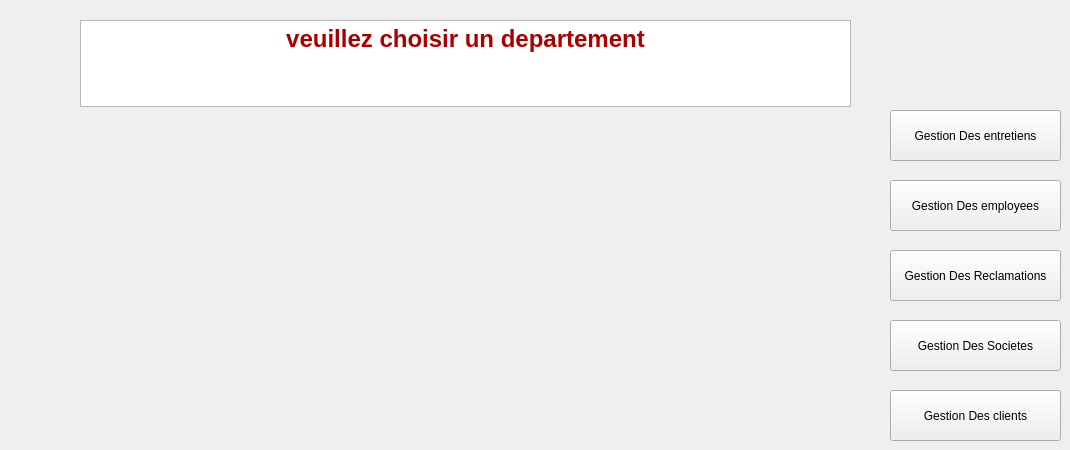
    <widget class="QWidget" name="page_4">
     <widget class="QPushButton" name="entr">
      <property name="geometry">
       <rect>
        <x>890</x>
        <y>110</y>
        <width>171</width>
        <height>51</height>
       </rect>
      </property>
      <property name="text">
       <string>Gestion Des entretiens</string>
      </property>
     </widget>
     <widget class="QPushButton" name="emp">
      <property name="geometry">
       <rect>
        <x>890</x>
        <y>180</y>
        <width>171</width>
        <height>51</height>
       </rect>
      </property>
      <property name="text">
       <string>Gestion Des employees</string>
      </property>
     </widget>
     <widget class="QPushButton" name="pushButton_8">
      <property name="geometry">
       <rect>
        <x>890</x>
        <y>250</y>
        <width>171</width>
        <height>51</height>
       </rect>
      </property>
      <property name="text">
       <string>Gestion Des Reclamations</string>
      </property>
     </widget>
     <widget class="QPushButton" name="pushButton_13">
      <property name="geometry">
       <rect>
        <x>890</x>
        <y>320</y>
        <width>171</width>
        <height>51</height>
       </rect>
      </property>
      <property name="text">
       <string>Gestion Des Societes</string>
      </property>
     </widget>
     <widget class="QPushButton" name="pushButton_32">
      <property name="geometry">
       <rect>
        <x>890</x>
        <y>390</y>
        <width>171</width>
        <height>51</height>
       </rect>
      </property>
      <property name="text">
       <string>Gestion Des clients</string>
      </property>
     </widget>
     <widget class="QTextEdit" name="textEdit_3">
      <property name="geometry">
       <rect>
        <x>80</x>
        <y>20</y>
        <width>771</width>
        <height>87</height>
       </rect>
      </property>
      <property name="html">
       <string>&lt;!DOCTYPE HTML PUBLIC &quot;-//W3C//DTD HTML 4.0//EN&quot; &quot;http://www.w3.org/TR/REC-html40/strict.dtd&quot;&gt;
&lt;html&gt;&lt;head&gt;&lt;meta name=&quot;qrichtext&quot; content=&quot;1&quot; /&gt;&lt;style type=&quot;text/css&quot;&gt;
p, li { white-space: pre-wrap; }
&lt;/style&gt;&lt;/head&gt;&lt;body style=&quot; font-family:'MS Shell Dlg 2'; font-size:7.8pt; font-weight:400; font-style:normal;&quot;&gt;
&lt;p align=&quot;center&quot; style=&quot; margin-top:0px; margin-bottom:0px; margin-left:0px; margin-right:0px; -qt-block-indent:0; text-indent:0px;&quot;&gt;&lt;span style=&quot; font-family:'MS Shell Dlg 2'; font-size:18pt; font-weight:600; color:#aa0000;&quot;&gt;veuillez choisir un departement&lt;/span&gt;&lt;/p&gt;&lt;/body&gt;&lt;/html&gt;</string>
      </property>
     </widget>
     <widget class="QLabel" name="label_97">
      <property name="geometry">
       <rect>
        <x>70</x>
        <y>140</y>
        <width>791</width>
        <height>301</height>
       </rect>
      </property>
      <property name="text">
       <string/>
      </property>
      <property name="pixmap">
       <pixmap>../test.jpg</pixmap>
      </property>
     </widget>
     <zorder>label_97</zorder>
     <zorder>entr</zorder>
     <zorder>emp</zorder>
     <zorder>pushButton_8</zorder>
     <zorder>pushButton_13</zorder>
     <zorder>pushButton_32</zorder>
     <zorder>textEdit_3</zorder>
    </widget>
